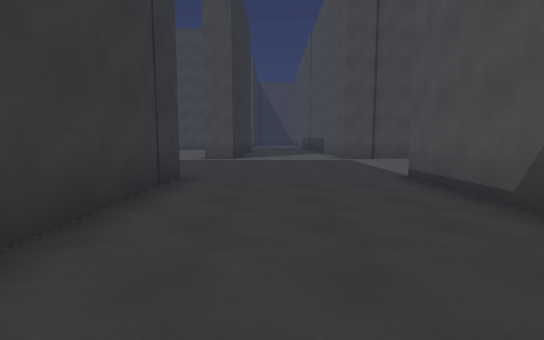
View 1 (above)

16 first-person views from a walk through a Unity game level. The camera is 1.4 m above the floor, tilts 6° down and sees 85° across. The floor is counted in squares, 2 m on a side. Each view is taken from the middle of a square. On the plan, view 1 faces up. The plan holds only what a view shows up to about 10 squares ahead; the rest is blank. The place goes on beyond the plan. The player is left out.

View 2
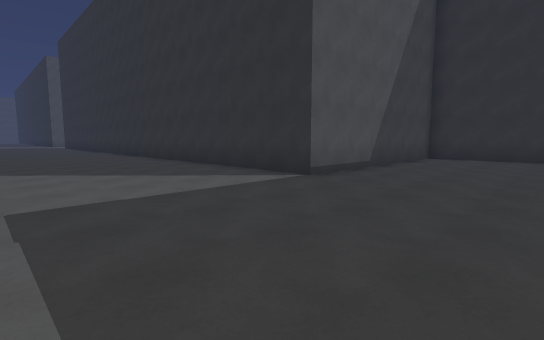

View 3
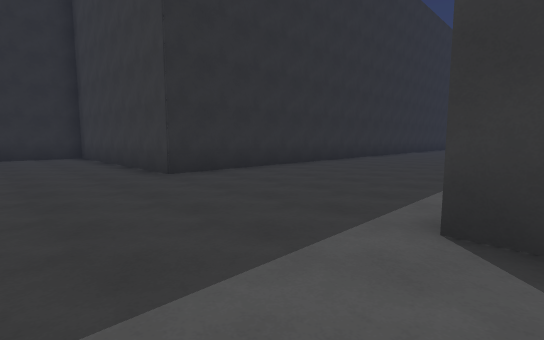

View 4
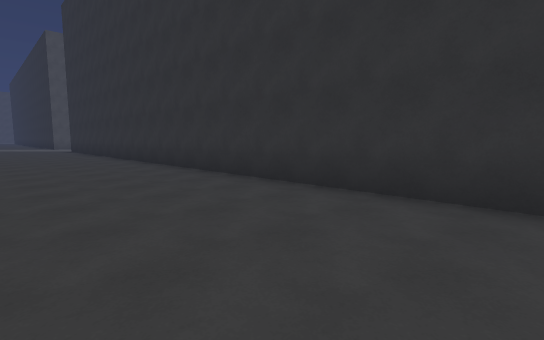

View 5
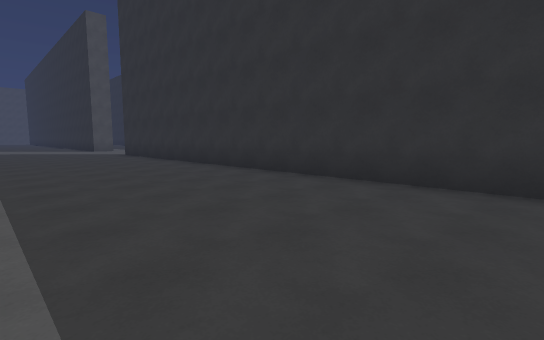

View 6
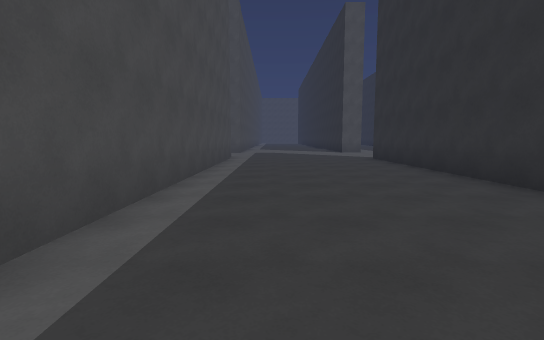

View 7
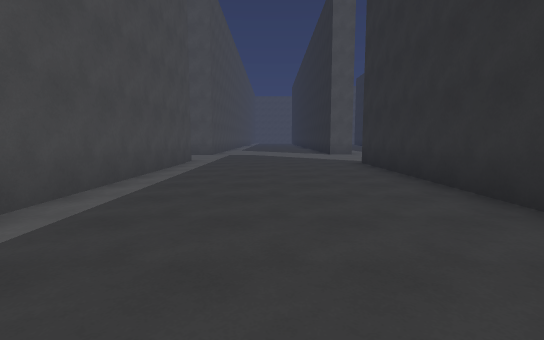

View 8
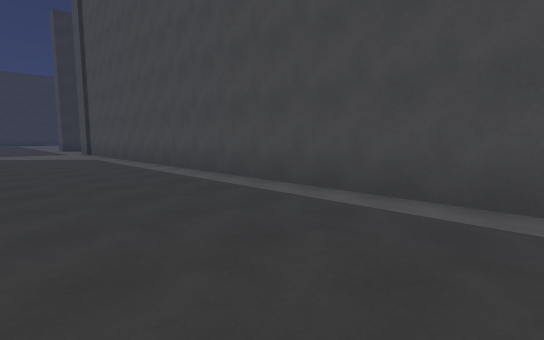

View 9
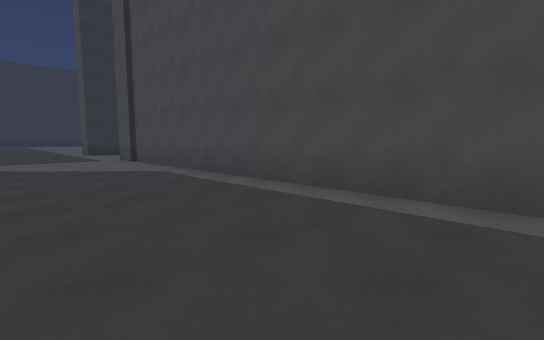

View 10
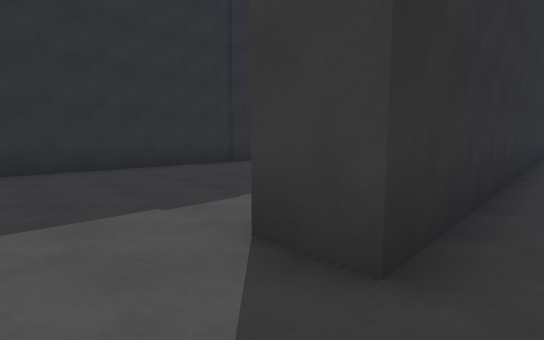

View 11
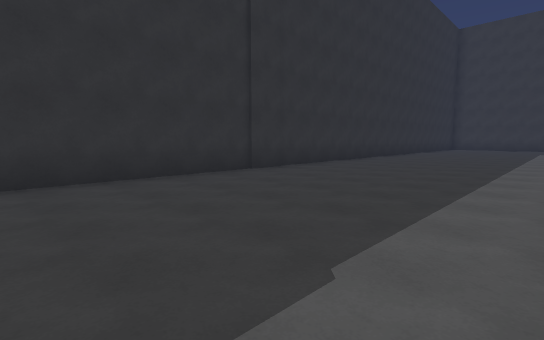

View 12
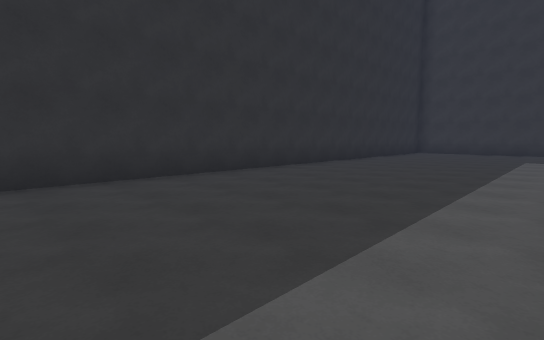

View 13
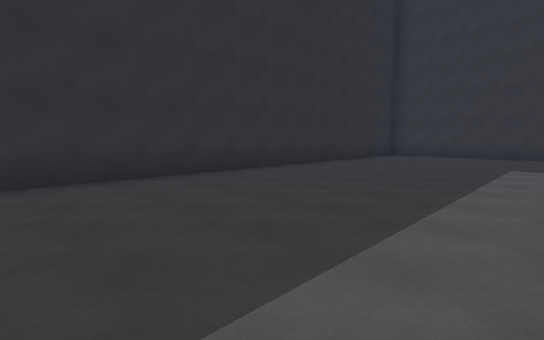

View 14
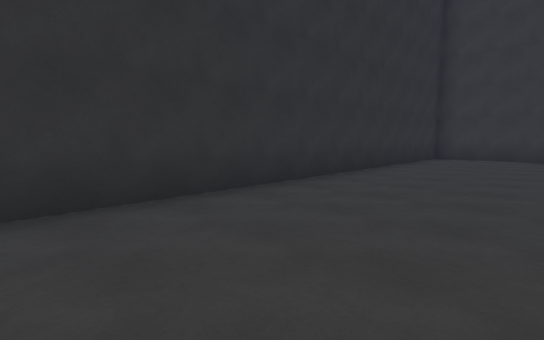

View 15
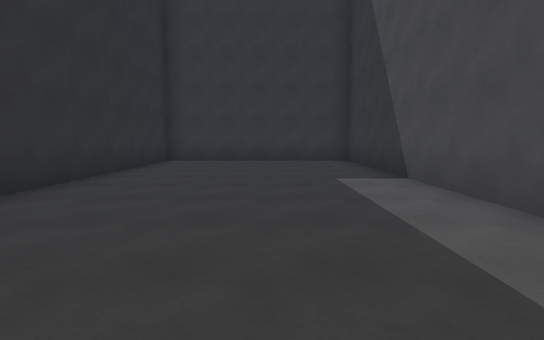

View 16
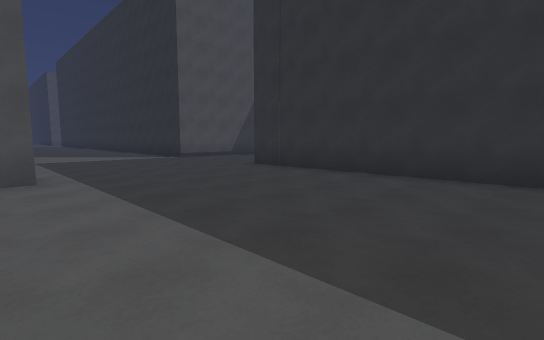

### Floor plan
Points are (right, up) in squares from view 1. A wall is a line through its corners. A room is listed if a view was taken in it or the views show most of it. See-through windows are left out.
Room 1 (views 1, 2, 3, 4, 5, 6, 7, 8, 9, 10, 16)
walls: (2.5, -0.8) (2.5, 5.4) (24.6, 5.4); (-1.4, 11) (-1.4, 10.4); (-2.3, 10.4) (-2.3, 10.9); (-1, -1.3) (2, -1.3); (-7.9, 5.4) (-1.7, 5.4) (-1.7, -0.5); (25.5, 10.5) (2.5, 10.5)
ways out: opening at (25.5, 5) to room 2
Room 2 (views 11, 12, 13, 14, 15)
walls: (10.5, 4.4) (3.5, 4.4) (3.5, -1.3) (25.8, -1.3); (24.6, 5.4) (24.6, 4.4)
ways out: opening at (25.5, 5) to room 1

Positions as (right, up) in squares from view 1, and headings:
1: (0, 0), facing up
2: (-1, 10), facing down-right
3: (1, 11), facing down-left
4: (6, 9), facing down-right
5: (11, 10), facing down-right
6: (14, 9), facing right
7: (16, 8), facing right
8: (18, 7), facing up-left
9: (13, 7), facing up-left
10: (26, 6), facing down-left
11: (25, 4), facing down-left
12: (19, 4), facing down-left
13: (16, 4), facing down-left
14: (15, 2), facing down-left
15: (13, 2), facing left
16: (-8, 11), facing down-right
